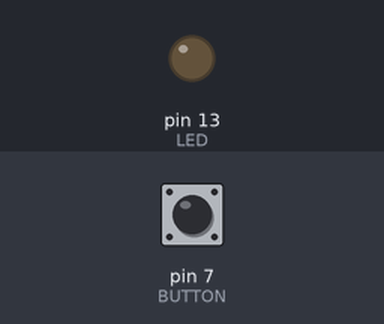
Bench run of a sketch on a simulated Arduino Uno, built with avr-gcc and run on an emulated ATmega328P. Shown: output pins drawn as LEDs (lit = HIGH). The inputs (shaded band) are chosen by the test bench; at power-on: pin 7 (BUTTON) LOW.

Above: at 1.2 s.
1.3 s: pin 7 (BUTTON) pulled HIGH for 0.15 s
At 2.1 s:
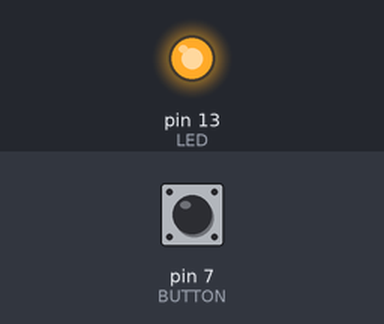
2.9 s: pin 7 (BUTTON) pulled HIGH for 1 s
At 3.3 s:
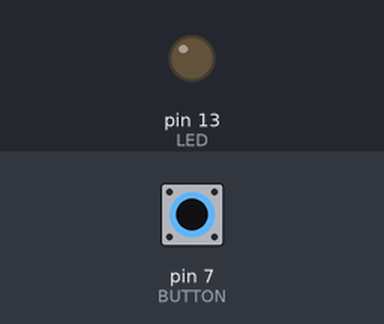
5.4 s: pin 7 (BUTTON) pulled HIGH for 3.2 s
At 6.4 s:
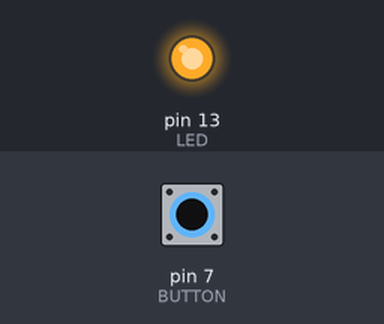
Timing chart, 0 to 8.4 s (numbered marks = the images above; inputs shaded):
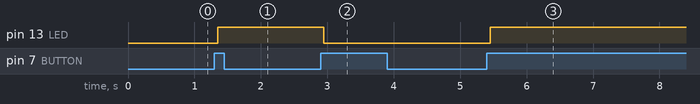

Measured:
- after the input at 1.3 s, pin 13 (LED): LOW → HIGH after 0.05 s
- after the input at 2.9 s, pin 13 (LED): HIGH → LOW after 0.05 s
- after the input at 5.4 s, pin 13 (LED): LOW → HIGH after 0.05 s

The sketch:

Example03C.ino
```cpp
// Example 03C : ボタンを押すとLEDが点灯し，ボタンから指を離した後もついたままにする．(改良版)
// バウンジングを解消する簡単な方法を取り入れた改良版
// つまりスイッチ式．

const int LED = 13;
const int BUTTON = 7;

int val = 0;
int state = 0;
int old_val = 0;

void setup() {
  pinMode(LED, OUTPUT);
  pinMode(BUTTON, INPUT);
}

void loop() {
  val = digitalRead(BUTTON);

  // 変化があるなら状態を変更する
  if (val == HIGH && old_val == LOW) {
    state = 1 - state;
    delay(50);
  }

  old_val = val;

  if (state == 1) {
    digitalWrite(LED, HIGH);
  } else {
    digitalWrite(LED, LOW);
  }
}
```
